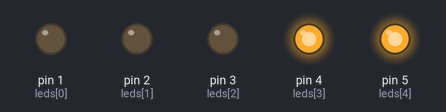
Bench run of a sketch on a simulated Arduino Uno, built with avr-gcc and run on an emulated ATmega328P. On the bench: output pins drawn as LEDs (lit = HIGH). Random numbers use the default seed unless the sketch sets one.

Above: at 2.35 s.
At 3.95 s:
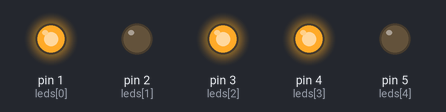
At 7.01 s:
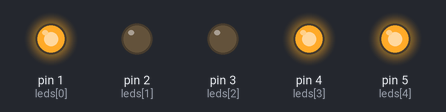
At 15.42 s:
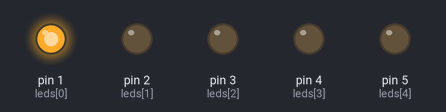
At 24.13 s:
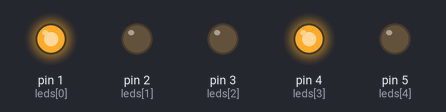
At 39.54 s:
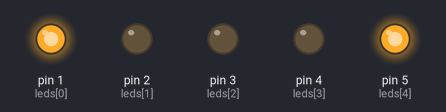
Timing chart, 0 to 40.0 s (numbered marks = the images above):
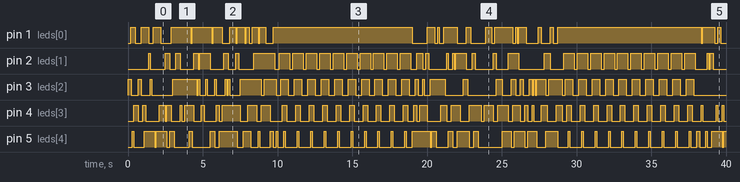

The sketch:

sketch_feb22a.ino
```cpp
int leds[] = {1,2,3,4,5};

int delayTime = 100;

void setup()
{
  pinMode(leds[0], OUTPUT);
  pinMode(leds[1], OUTPUT);
  pinMode(leds[2], OUTPUT);
  pinMode(leds[3], OUTPUT);
  pinMode(leds[4], OUTPUT);
}

void loop()
{
  for (int i = 0; i < 100; i++)
  {
    digitalWrite(leds[random(1,6) - 1], HIGH);
    digitalWrite(leds[random(1,6) - 1], LOW);
    delay(delayTime);
  }
  boolean on = true;
  for (int i = 0; i < 5; i++)
  {
      digitalWrite(leds[i], LOW);
  }

  for (int y = 0; y < 10; y++)
  {
  for (int i = 0; i < 5; i++)
  {
    digitalWrite(leds[i], HIGH);
    delay(delayTime);
  }
  for (int i = 4; i > 0; i--)
  {
    digitalWrite(leds[i], LOW);
    delay(delayTime);
  }
  }

}
```

Measured:
- by itself, pin 1 (leds[0]): LOW → HIGH at 0.20 s, → LOW 0.30 s later, → HIGH 0.40 s later, → LOW 0.50 s later, … (50 changes in this stretch)
- by itself, pin 2 (leds[1]): LOW → HIGH at 1.4 s, → LOW 0.10 s later, → HIGH 1.0 s later, → LOW 0.30 s later, … (78 changes in this stretch)
- by itself, pin 3 (leds[2]): LOW → HIGH at 0.00 s, → LOW 0.20 s later, → HIGH 0.50 s later, → LOW 0.20 s later, … (84 changes in this stretch)
- by itself, pin 4 (leds[3]): LOW → HIGH at 0.40 s, → LOW 0.30 s later, → HIGH 0.30 s later, → LOW 0.20 s later, … (92 changes in this stretch)
- by itself, pin 5 (leds[4]): LOW → HIGH at 0.30 s, → LOW 0.10 s later, → HIGH 0.70 s later, → LOW 0.70 s later, … (87 changes in this stretch)
